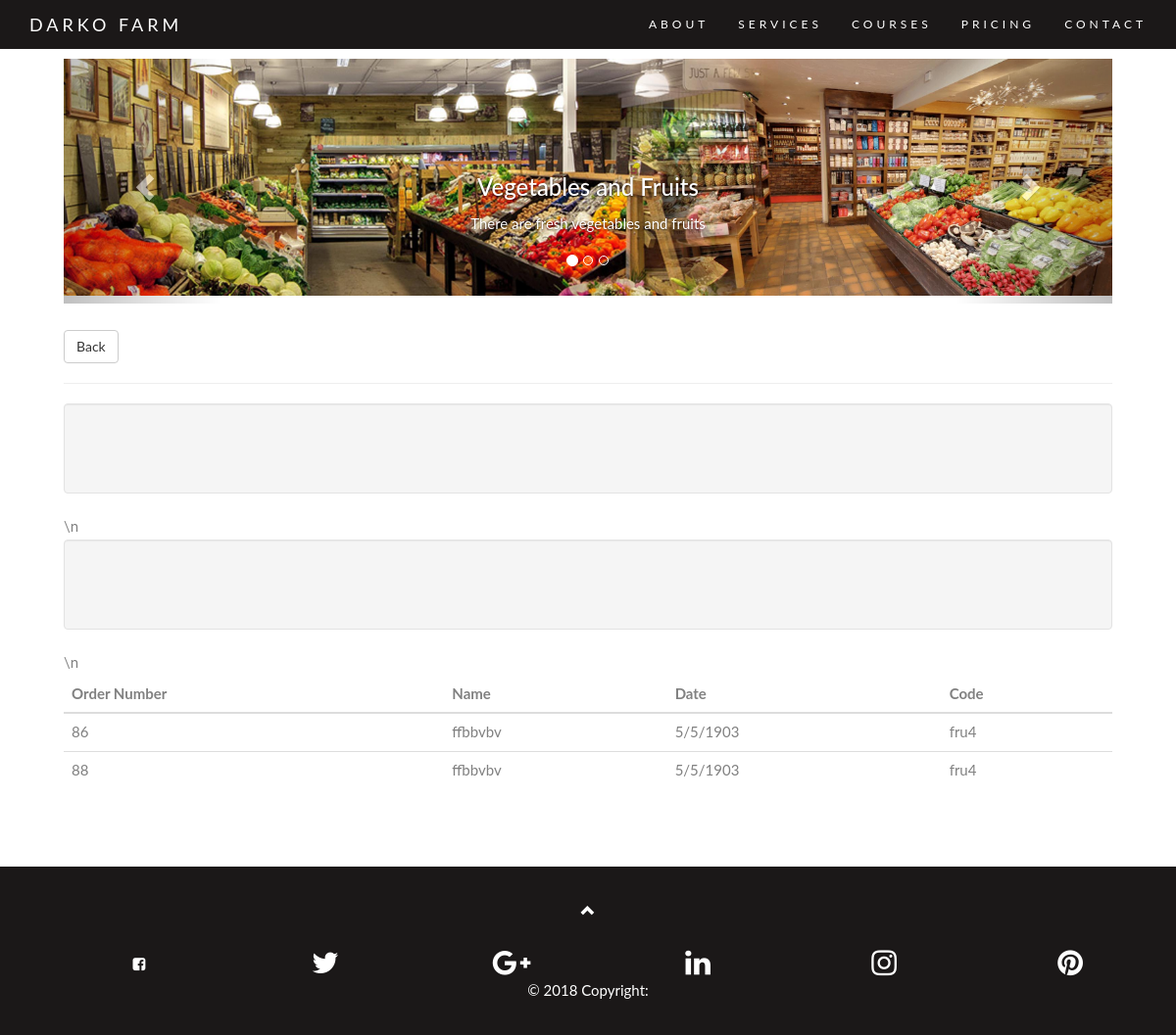
Page /cs/pending_view.php (signed in) on the committed database.
### tables this page shows
CREATE TABLE `regshoporder` (
  `OrderNumber` int(100) NOT NULL,
  `Date` varchar(100) DEFAULT NULL,
  `Item_Code` char(20) DEFAULT NULL,
  `Amount` varchar(20) DEFAULT NULL,
  `Verified` tinyint(1) DEFAULT NULL,
  `Delivered` tinyint(1) DEFAULT NULL,
  `Reg_Shop_Id` char(20) DEFAULT NULL
);

CREATE TABLE `items` (
  `Code` char(20) NOT NULL,
  `Name` char(50) NOT NULL,
  `Price` char(50) NOT NULL,
  `Amount` int(50) NOT NULL,
  `Unit` char(50) NOT NULL,
  `Discount` char(50) DEFAULT NULL,
  `Image` int(50) NOT NULL,
  `Type` varchar(20) DEFAULT NULL
);

### includes/sessions.php (called while the page is built, shortened)
<?php
    class Session{
        private $logged_in = false;
        private function check_logged_in(){
            if(isset($_SESSION['user_id']) && isset($_SESSION['username'])){
                $this->user_id = $_SESSION['user_id'];
                $this->logged_in = true;
            }else{
                unset($this->user_id);
                unset($this->username);
                $this->logged_in = false;
            }
        }
        public function is_logged_in(){
            return $this->logged_in;
        }
    }
?>

### includes/shop.php (called while the page is built, shortened)
<?php
require_once "database.php";
require_once "sessions.php";
class Shop{
    public function find_by_sql($sql=""){
        global $database;
        $result_set = $database->query($sql);
        return $result_set;
    }
    public function pending_view($shop_id){
        $query = "SELECT * FROM regshoporder  INNER JOIN items ON regshoporder.Item_Code=items.Code
        where  Reg_Shop_Id='$shop_id' AND Verified=0 AND Delivered=0";
        $result = $this->find_by_sql($query);
        return $result;
    }
}
?>

### includes/database.php (called while the page is built, shortened)
<?php
    class MySqlDatabase{
    public $connection;
    public function open_conection()
    {
         if (!isset($this->connection)) {
            $this->connection = new mysqli(DB_SERVER,DB_USER, DB_PASSWORD, DB_NAME);
         }
         return $this->connection;
    }
    public function query($query)
    {
        $result = $this->connection->query($query);
        return $result;
    }
    }
    $database = new MySqlDatabase();
?>

### cs/pending_view.php (the view, shortened to what this page needs)
<?php
require_once "../includes/sessions.php";
require_once "../includes/shop.php";
$session = new Session();
$shop = new Shop();
require_once "layout/header.php";
?>
<body >
<div class="container container-fluid">
    <nav class="navbar navbar-default navbar-fixed-top">
        <div class="container">
            <div class="navbar-header">
                <a class="navbar-brand" href="Home.html">DARKO FARM</a>
            </div>
            <div class="collapse navbar-collapse" id="myNavbar">
                <ul class="nav navbar-nav navbar-right">
                    <li><a href="about.html">ABOUT</a></li>
                    <li><a href="#services">SERVICES</a></li>
                    <li><a href="course.php">COURSES</a></li>
                    <li><a href="Order_foods.php">PRICING</a></li>
                    <li><a href="contact.html">CONTACT</a></li>
                </ul>
            </div>
        </div>
    </nav>
    <div id="myCarousel" class="carousel slide" data-interval="6000" data-ride="carousel">
        <ol class="carousel-indicators">
            <li data-target="#myCarousel" data-slide-to="0" class="active"></li>
            <li data-target="#myCarousel" data-slide-to="1"></li>
            <li data-target="#myCarousel" data-slide-to="2"></li>
        </ol>
        <div class="carousel-inner" role="listbox" style=" width:100%; height:250px !important;">
            <div class="item active">
                <img src="img/y.jpg" alt="First Slide" width="100%">
                <div class="carousel-caption">
                    <h3>Vegetables and Fruits</h3>
                    <p>There are fresh vegetables and fruits</p>
                </div>
            </div>
        </div>
        <a class="carousel-control left" href="#myCarousel" data-slide="prev">
            <span class="glyphicon glyphicon-chevron-left"></span>
        </a>
        <a class="carousel-control right" href="#myCarousel" data-slide="next">
            <span class="glyphicon glyphicon-chevron-right"></span>
        </a>
    </div>
    <br/>
    <a href="shopingcart_review.php"><button class="btn btn-default">Back</button></a>
<hr>
<table class="table">
    <thead>
    <tr>
        <th>Order Number</th>
        <th>Name</th>
        <th>Date</th>
        <th>Code</th>
    </tr>
    </thead>
    <tbody>
    <?php
if($session->is_logged_in()) {
    $result = $shop->pending_view($session->user_id);
if ($result) {
    while ($row = $result->fetch_assoc()) {
    echo '<div class="well">
        <ul class="list-unstyled">
            <tr>
               <td>'.$row['OrderNumber'].'</td>
               <td>'.$row['Name'].'</td>
               <td>'.$row['Date'].'</td>
               <td>'.$row['Code'].'</td>
               </tr>\n
        </div>
    </ul>';
     }
    }
}
    ?>
    </tbody>
</table>
</div>
<footer class="text-center">
    <a class="up-arrow" href="#myPage" data-toggle="tooltip" title="TO TOP">
        <span class="glyphicon glyphicon-chevron-up"></span>
    </a><br><br>
    <div class="container">
        <div class="row">
            <div class="col-md-12 py-5">
                <div class="mb-5 flex-center">
                    <div class="col-md-2 mb-md-1 mb-1">
                        <a class="fb-ic">
                            <i class="fa fa-facebook-square" aria-hidden="true"></i>
                        </a>
                    </div>
                    <div class="col-md-2 mb-md-1 mb-1">
                        <a class="tw-ic">
                            <i class="fa fa-twitter fa-lg white-text mr-md-5 mr-3 fa-2x"> </i>
                        </a>
                    </div>
                    <div class="col-md-2 mb-md-1 mb-1">
                        <a class="gplus-ic">
                            <i class="fa fa-google-plus fa-lg white-text mr-md-5 mr-3 fa-2x"> </i>
                        </a>
                    </div>
                    <div class="col-md-2 mb-md-1 mb-1">
                        <a class="li-ic">
                            <i class="fa fa-linkedin fa-lg white-text mr-md-5 mr-3 fa-2x"> </i>
                        </a>
                    </div>
                    <div class="col-md-2 mb-md-1 mb-1">
                        <a class="ins-ic">
                            <i class="fa fa-instagram fa-lg white-text mr-md-5 mr-3 fa-2x"> </i>
                        </a>
                    </div>
                    <div class="col-md-2 mb-md-1 mb-1">
                        <a class="pin-ic">
                            <i class="fa fa-pinterest fa-lg white-text fa-2x"> </i>
                        </a>
                    </div>
                </div>
            </div>
        </div>
    </div>
    <div class="footer-copyright text-center py-3">© 2018 Copyright:
    </div>
</footer>
</body>
</html>

### cs/pending_view.php (style rules this page uses)
body { font: 400 15px Lato, sans-serif; line-height: 1.8; color: #818181; }
.navbar { margin-bottom: 0; background-color: #1b1818; z-index: 9999; border: 0; font-size: 12px !important; line-height: 1.42857143 !important; letter-spacing: 4px; border-radius: 0; }
.navbar li a, .navbar .navbar-brand { color: #fff !important; }
.carousel-inner img { width: 100%; height: 100%; margin: auto; }
.container-fluid { padding: 60px 50px; }
footer { background-color: #1b1818; color: #ffffff; padding: 32px; }
footer a { color: #ffffff; }
.well { padding: 40px; }

### rows in the picture
regshoporder: OrderNumber "86", Item_Code.Name "ffbbvbv", Date "5/5/1903", Item_Code.Code "fru4"
regshoporder: OrderNumber "88", Item_Code.Name "ffbbvbv", Date "5/5/1903", Item_Code.Code "fru4"
